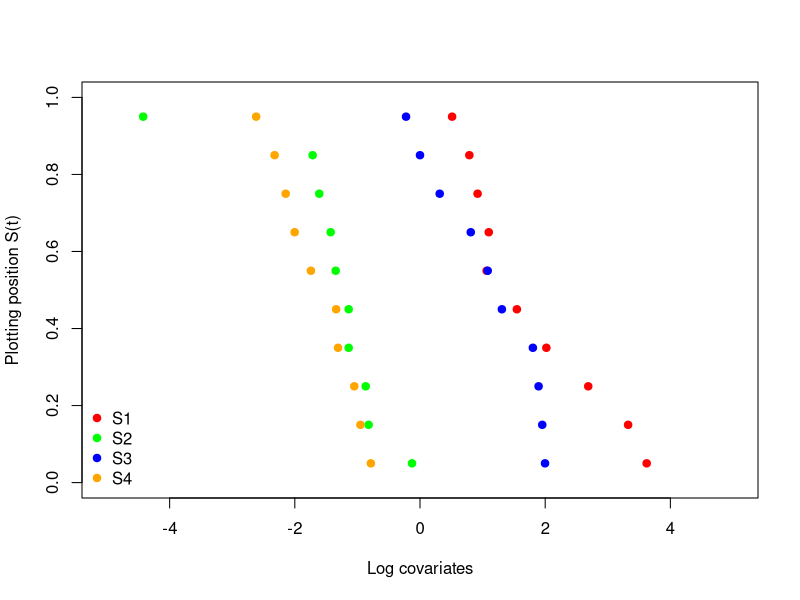
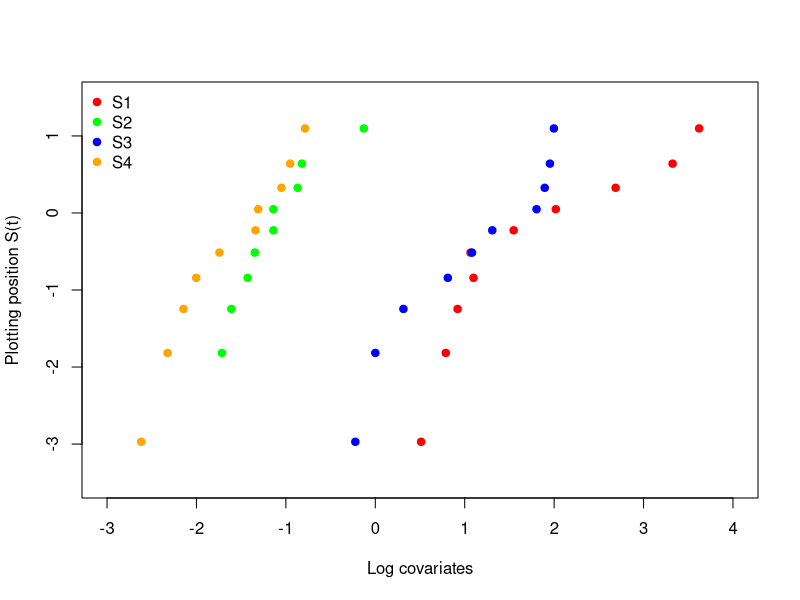

Recreate these plots in R, in order. (Note: this script raises an error after producing the figures.)
## ---- chunk 1
stress <- read.csv("stress.csv", header=T, sep =";")
attach(stress)
head(stress)
## ---- chunk 2
n <- length(S1)
j<- seq(1,length(S1))
p <- (j-0.5)/n
p <- 1 - p

## ---- chunk 3
### Plotting the data

plot(log(S1),p,col="red", pch = 19 , ylab= "Plotting position S(t)", xlab="Log covariates",xlim=c(-5,5),ylim=c(0,1))
points(log(S2),p,col="green", pch = 19)
points(log(S3),p,col="blue", pch = 19)
points(log(S4),p,col="orange", pch = 19)
legend("bottomleft", legend=c("S1", "S2", "S3", "S4"), col = c("red","green","blue","orange"), pch = 19, bty = "n")
## ---- chunk 4

SD1 <- sd(log(S1))
SD2 <- sd(log(S2))
SD3 <- sd(log(S3))
SD4 <- sd(log(S4))

cbind(SD1, SD2, SD3, SD4)

## ---- chunk 5

ploglog <- log(-log(p))

plot(log(S1),ploglog,col="red", pch = 19 , ylab= "Plotting position S(t)", xlab="Log covariates",xlim=c(-3,4),ylim=c(-3.5,1.5))
points(log(S2),ploglog,col="green", pch = 19)
points(log(S3),ploglog,col="blue", pch = 19)
points(log(S4),ploglog,col="orange", pch = 19)
legend("topleft", legend=c("S1", "S2", "S3", "S4"), col = c("red","green","blue","orange"), pch = 19, bty = "n")

## ---- chunk 6
stress <- read.csv("stress_col.csv", header=T, sep =",")
attach(stress)
head(stress)
## ---- chunk 7
km.model <- survfit(Surv(time,rep(1,length(time)))~ as.factor(level))
km.model
## ---- chunk 8
plot(km.model)
## ---- chunk 9

logtime <- log(km.model$time)
logSurv <- -log(km.model$surv)

## ---- chunk 10
plot(logSurv, logtime)
